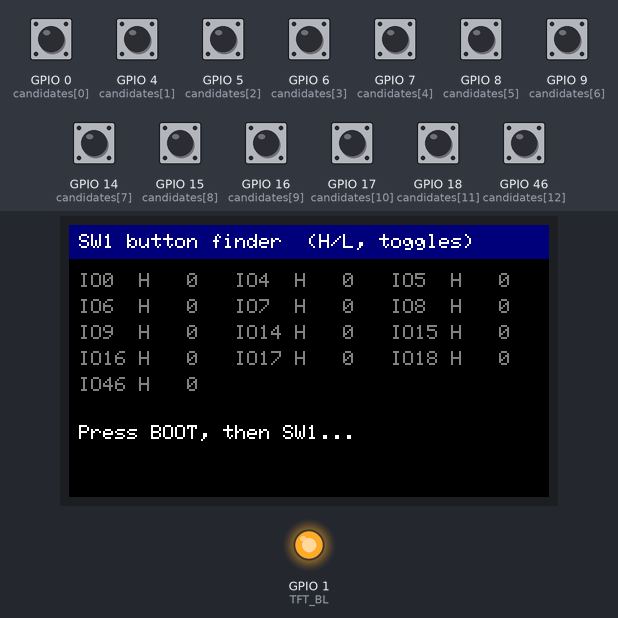
Bench run of a sketch on a simulated ESP32. On the bench: 480×272 colour display, output pins drawn as LEDs (lit = HIGH). Inputs (shaded band) come from the test bench; at power-on: GPIO 0 (candidates[0]), GPIO 4 (candidates[1]), GPIO 5 (candidates[2]), GPIO 6 (candidates[3]), GPIO 7 (candidates[4]), GPIO 8 (candidates[5]), GPIO 9 (candidates[6]), GPIO 14 (candidates[7]), GPIO 15 (candidates[8]), GPIO 16 (candidates[9]), GPIO 17 (candidates[10]), GPIO 18 (candidates[11]), GPIO 46 (candidates[12]) HIGH. What the sketch prints to the serial monitor is not drawn.

Above: at 2.1 s.
2.2 s: GPIO 0 (candidates[0]) pulled LOW for 0.15 s
At 3.6 s:
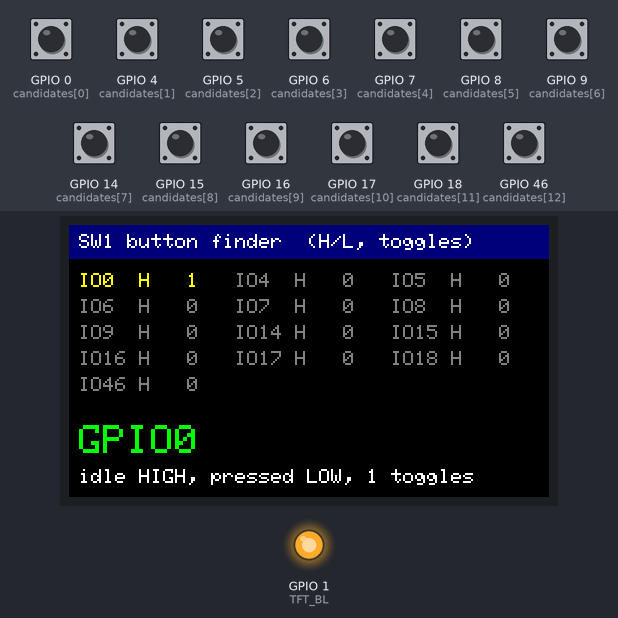
3.9 s: GPIO 4 (candidates[1]) pulled LOW for 0.15 s
At 5.1 s:
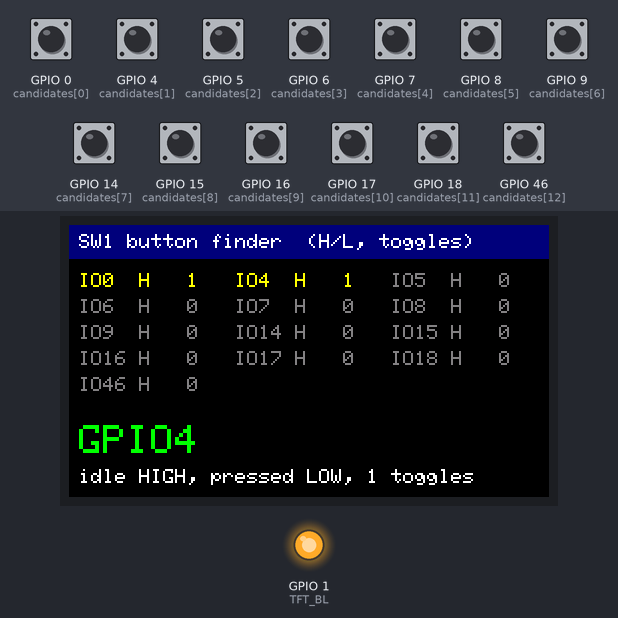
5.6 s: GPIO 0 (candidates[0]) pulled LOW for 1 s
At 7.6 s:
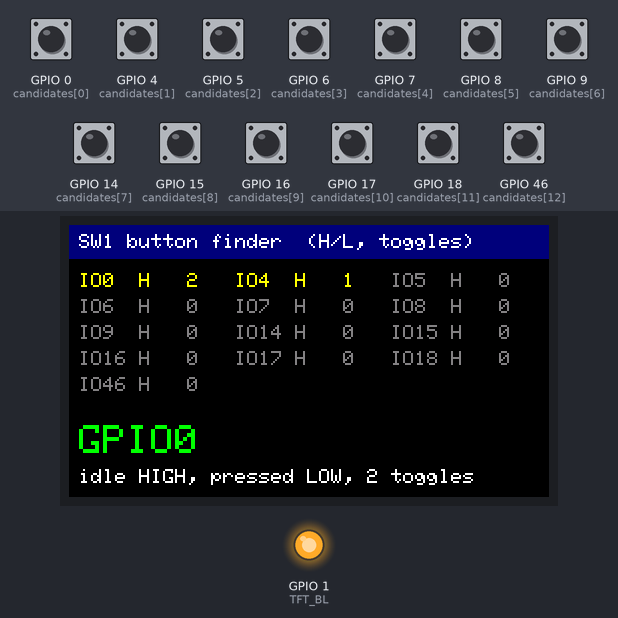
8.2 s: GPIO 5 (candidates[2]) pulled LOW for 0.15 s
At 9.6 s:
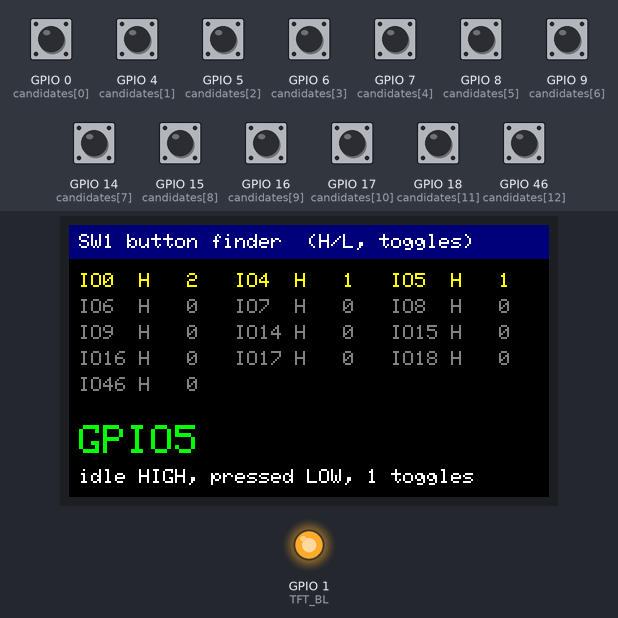
9.9 s: GPIO 6 (candidates[3]) pulled LOW for 0.15 s
At 10.9 s:
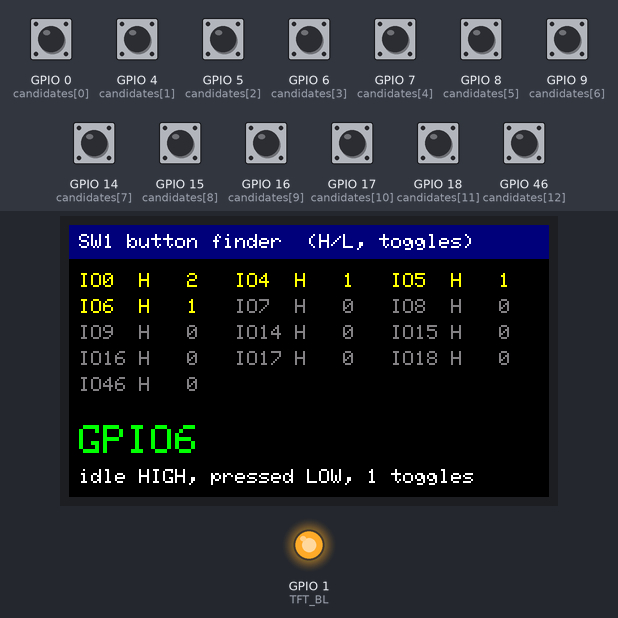
11.6 s: GPIO 7 (candidates[4]) pulled LOW for 0.15 s
At 12.2 s:
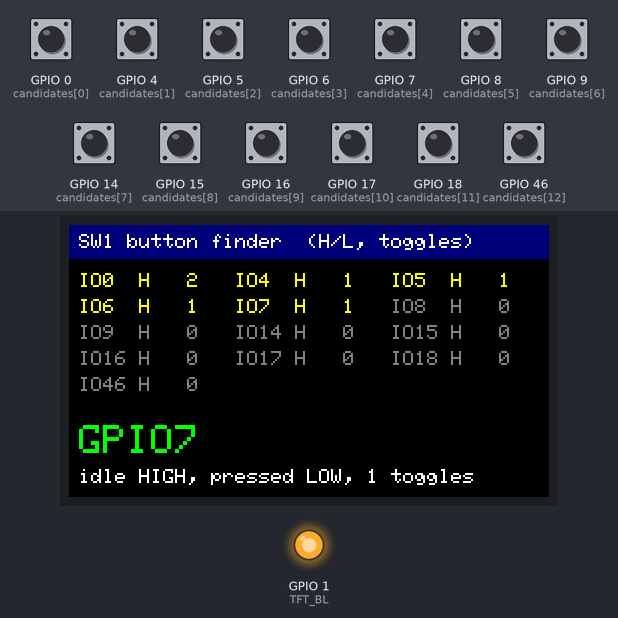
Timing chart, 0 to 14.3 s (numbered marks = the images above; inputs shaded):
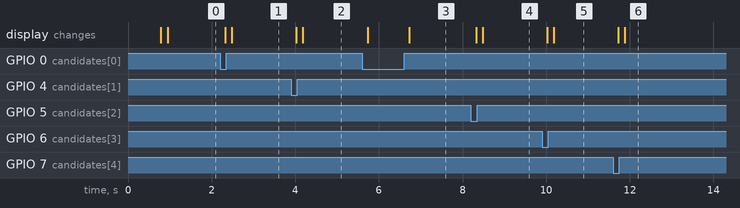

Measured:
- after the input at 2.2 s, the display: first changes after 0.13 s (image 1 shows a later state)
- after the input at 3.9 s, the display: first changes after 0.13 s (image 2 shows a later state)
- after the input at 5.6 s, the display: first changes after 0.13 s (image 3 shows a later state)
- after the input at 8.2 s, the display: first changes after 0.13 s (image 4 shows a later state)
- after the input at 9.9 s, the display: first changes after 0.13 s (image 5 shows a later state)
- after the input at 11.6 s, the display: first changes after 0.13 s (image 6 shows a later state)

The sketch:

JC4827W543_ButtonFinder.ino
```cpp
/*******************************************************************************
 * JC4827W543_ButtonFinder.ino - find which GPIO the SW1 button is wired to
 *
 * Watches every GPIO that isn't already used by the board (display, touch,
 * SD, audio, USB, serial, PSRAM) and reports any pin that changes state.
 * Pins are only ever read (INPUT_PULLUP) - nothing is driven.
 *
 * How to use:
 *   1. Upload, open Serial Monitor at 115200 (the screen shows the same info).
 *   2. Press BOOT first: "GPIO0" should be reported. That proves the test works.
 *   3. Press SW1 a few times. The pin that toggles each time is SW1.
 *
 * Board: Guition JC4827W543R. Tools settings as for the other sketches.
 ******************************************************************************/
#include <Arduino_GFX_Library.h>

#define TFT_BL 1
Arduino_DataBus *bus = new Arduino_ESP32QSPI(45, 47, 21, 48, 40, 39);
Arduino_GFX *gfx = new Arduino_NV3041A(bus, GFX_NOT_DEFINED, 0, true);

// GPIO0 (BOOT) is included as a known-good reference button.
// Excluded: 1 (backlight), 2/41/42 (audio amp), 3/10/11/12/13/38 (touch + SD),
//           19/20 (USB), 21/39/40/45/47/48 (display), 26-37 (flash/PSRAM),
//           43/44 (serial).
const uint8_t candidates[] = {0, 4, 5, 6, 7, 8, 9, 14, 15, 16, 17, 18, 46};
const int N = sizeof(candidates) / sizeof(candidates[0]);

uint8_t  baseline[N];     // state at boot (idle level)
uint8_t  last[N];
uint16_t toggles[N];
int      lastChanged = -1;
uint32_t lastChangeAt = 0;

#define C_BLACK  0x0000
#define C_WHITE  0xFFFF
#define C_GREY   0x8410
#define C_GREEN  0x07E0
#define C_YELLOW 0xFFE0
#define C_NAVY   0x000F

void drawTable()
{
  gfx->setTextSize(2);
  for (int i = 0; i < N; i++)
  {
    int col = i % 3, row = i / 3;
    int16_t x = 10 + col * 156, y = 48 + row * 26;
    bool active = last[i] != baseline[i];
    uint16_t c = active ? C_GREEN : (toggles[i] ? C_YELLOW : C_GREY);
    gfx->setTextColor(c, C_BLACK);
    gfx->setCursor(x, y);
    gfx->printf("IO%-2u %s %3u ", candidates[i], last[i] ? "H" : "L", toggles[i]);
  }
}

void drawResult()
{
  gfx->fillRect(0, 196, 480, 76, C_BLACK);
  gfx->setTextColor(C_GREEN, C_BLACK);
  gfx->setTextSize(4);
  gfx->setCursor(10, 200);
  if (lastChanged < 0)
  {
    gfx->setTextSize(2);
    gfx->setTextColor(C_WHITE, C_BLACK);
    gfx->print("Press BOOT, then SW1...");
    return;
  }
  gfx->printf("GPIO%u", candidates[lastChanged]);
  gfx->setTextSize(2);
  gfx->setTextColor(C_WHITE, C_BLACK);
  gfx->setCursor(10, 244);
  gfx->printf("idle %s, pressed %s, %u toggles",
              baseline[lastChanged] ? "HIGH" : "LOW",
              baseline[lastChanged] ? "LOW" : "HIGH", toggles[lastChanged]);
}

void setup()
{
  Serial.begin(115200);
  delay(500);

  pinMode(TFT_BL, OUTPUT);
  digitalWrite(TFT_BL, HIGH);
  gfx->begin();
  gfx->fillScreen(C_BLACK);
  gfx->fillRect(0, 0, 480, 34, C_NAVY);
  gfx->setTextSize(2);
  gfx->setTextColor(C_WHITE, C_NAVY);
  gfx->setCursor(10, 9);
  gfx->print("SW1 button finder  (H/L, toggles)");

  for (int i = 0; i < N; i++) pinMode(candidates[i], INPUT_PULLUP);
  delay(50);

  Serial.println("\nSW1 button finder - idle levels:");
  for (int i = 0; i < N; i++)
  {
    baseline[i] = last[i] = digitalRead(candidates[i]);
    toggles[i] = 0;
    Serial.printf("  GPIO%-2u idle %s\n", candidates[i], baseline[i] ? "HIGH" : "LOW");
  }
  Serial.println("Press BOOT (should report GPIO0), then press SW1.\n");
  drawTable();
  drawResult();
}

void loop()
{
  bool changed = false;
  for (int i = 0; i < N; i++)
  {
    uint8_t v = digitalRead(candidates[i]);
    if (v == last[i]) continue;
    delay(15);                                   // debounce: confirm the change
    if (digitalRead(candidates[i]) != v) continue;
    last[i] = v;
    changed = true;
    if (v != baseline[i])                        // count presses, not releases
    {
      toggles[i]++;
      lastChanged = i;
      lastChangeAt = millis();
      Serial.printf(">>> GPIO%u went %s (press #%u)\n", candidates[i], v ? "HIGH" : "LOW", toggles[i]);
    }
    else
    {
      Serial.printf("    GPIO%u released\n", candidates[i]);
    }
  }
  if (changed)
  {
    drawTable();
    drawResult();
  }
  delay(2);
}
```
